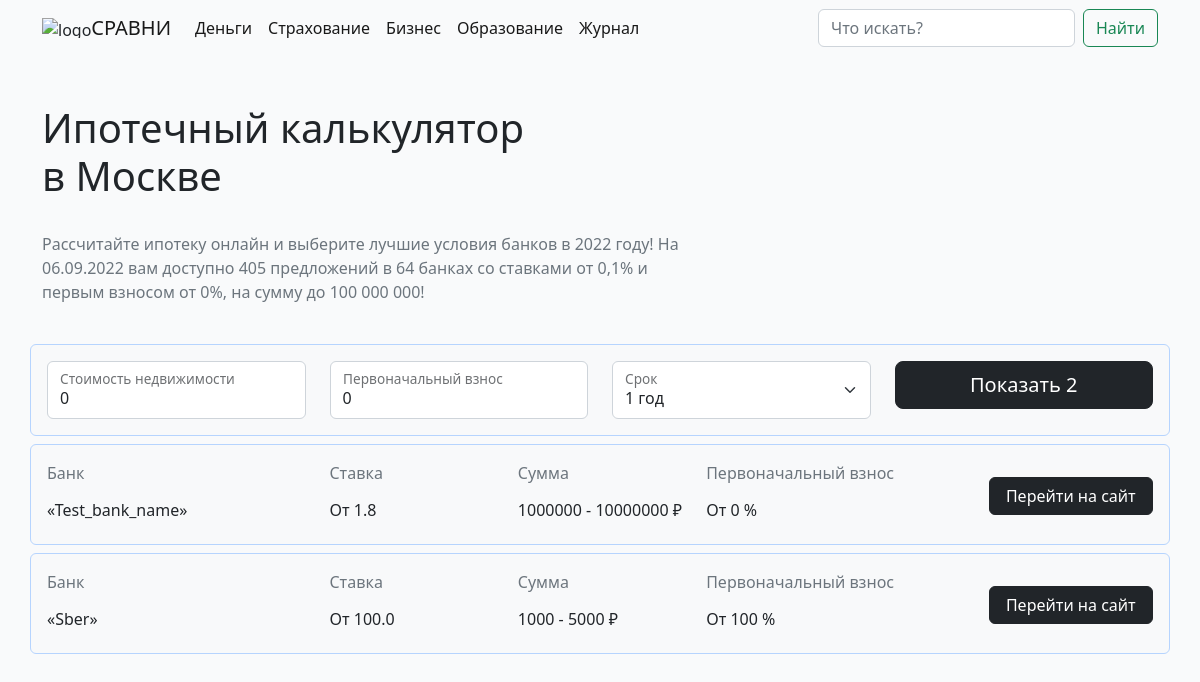
Before: / with the older database file.
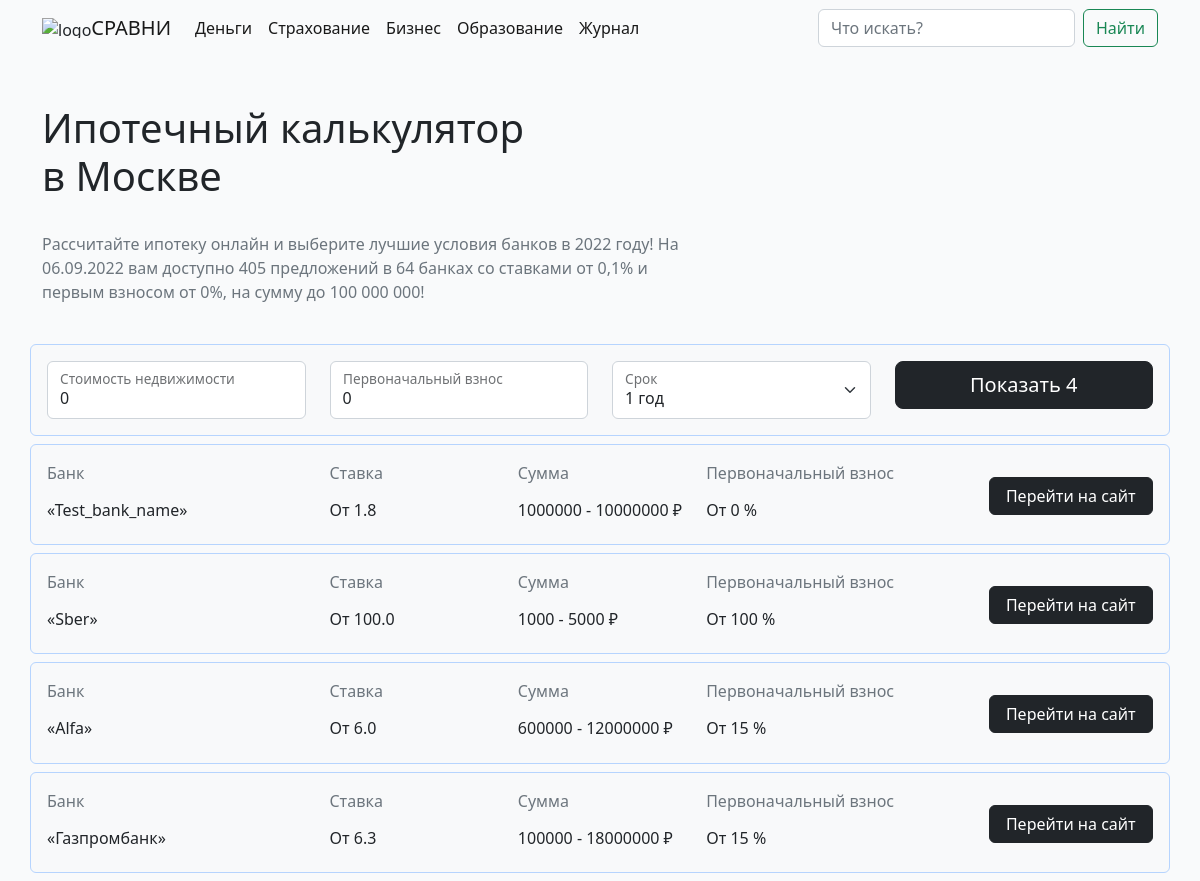
After: the same page with the newer database file.
### mortgagecalc/models.py (models this page shows, shortened)
class BanksBase(models.Model):
    payment = models.IntegerField(max_length=20, null=True, verbose_name='Платеж в месяц', default=None)
    bank_name = models.CharField(max_length=20, verbose_name='Название банка')
    term_min = models.IntegerField(max_length=3, verbose_name='Срок ипотеки, ОТ')
    term_max = models.IntegerField(max_length=3, verbose_name='Срок ипотеки, ДО')
    rate_min = models.FloatField(max_length=5, verbose_name='Ставка, ОТ')
    rate_max = models.FloatField(max_length=5, verbose_name='Ставка, ДО')
    payment_min = models.IntegerField(max_length=20, verbose_name='Ставка кредита, ОТ')
    payment_max = models.IntegerField(max_length=20, verbose_name='Ставка кредита, ДО')

### mortgagecalc/views.py (the view)
# urls.py: path('', views.index),
def index(request):
    banks = BanksBase.objects.all()
    banks_count = banks.values().count()
    calc_form = CalcForm()
    data = {
        'city': "Москве", # список городов, где можно проводить поиск
        'year': now.year,
        'date': now.strftime("%d.%m.%Y"),
        'calc_form': calc_form,
        'banks': banks,
        "banks_count": banks_count,
    }
    return render(request, 'mortgagecalc/index.html', context=data)

### mortgagecalc/forms.py
class CalcForm(forms.Form):
    estate_price = forms.IntegerField()
    first_pay = forms.IntegerField()

### templates/mortgagecalc/index.html (shortened to what the changed rows need)
<!DOCTYPE html>
<html lang="en">
<head>
    <link href="https://cdn.jsdelivr.net/npm/bootstrap@5.2.0/dist/css/bootstrap.min.css" rel="stylesheet">
</head>
<body class="bg-light bg-opacity-75">
    <br><br>
    <div class="container">
        <h1>Ипотечный калькулятор<br> в {{ city }}</h1>
    </div><br>
    <br>
    <div class="alert alert-primary container p-3 mb-2 bg-light text-dark" role="alert">
        <form method="POST" action="http://127.0.0.1:8000/search/">
        <div class="row">
            <div class="col-3">
                <div class="d-grid gap-2 col mx-auto">
                    <button type="submit" class="btn btn-dark btn-lg">Показать {{ banks_count }}</button>
                </div>
            </div>
        </div>
        </form>
    </div>
    {% for bank in banks %}
    <div class="alert alert-primary container p-3 mb-2 bg-light text-dark" role="alert">
        <div class="row">
        <div class="col-3">
            <p class="text-secondary">Банк</p>
            <h6>«{{ bank.bank_name }}»</h6>
        </div>
        <div class="col-2">
            <p class="text-secondary">Ставка</p>
            <h6>От {{ bank.rate_min }}</h6>
        </div>
         <div class="col-2">
             <p class="text-secondary">Сумма</p>
                <h6>{{ bank.payment_min }} - {{ bank.payment_max }} ₽</h6>
        </div>
         <div class="col-3">
             <p class="text-secondary">Первоначальный взнос</p>
             {% if bank.payment is None %}
             <h6>От 0 %</h6>
             {% else %}
             <h6>От {{ bank.payment }} %</h6>
             {% endif %}
        </div>
        <div class="col-2">
            <div class="d-grid gap-2 col mx-auto">
                    <button type="submit" class="btn btn-dark btn">Перейти на сайт</button>
            </div>
        </div>
        </div>
    </div>
    {% endfor %}
</body>
</html>

Changed rows visible on the page:
added BanksBase: bank_name "Alfa", rate_min "6.0", payment_min "600000", payment_max "12000000", payment "15"
added BanksBase: bank_name "Газпромбанк", rate_min "6.3", payment_min "100000", payment_max "18000000", payment "15"
Other visible differences:
{{ banks_count }}: "2" → "4"
